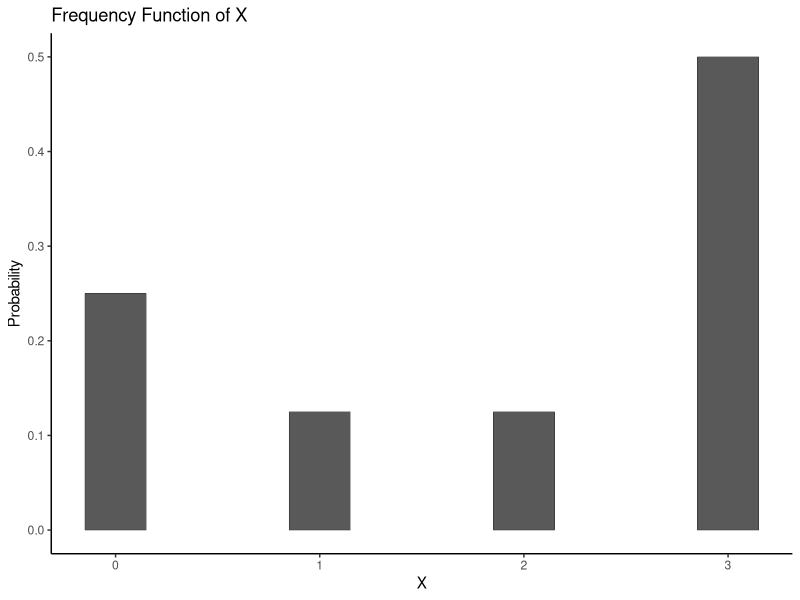
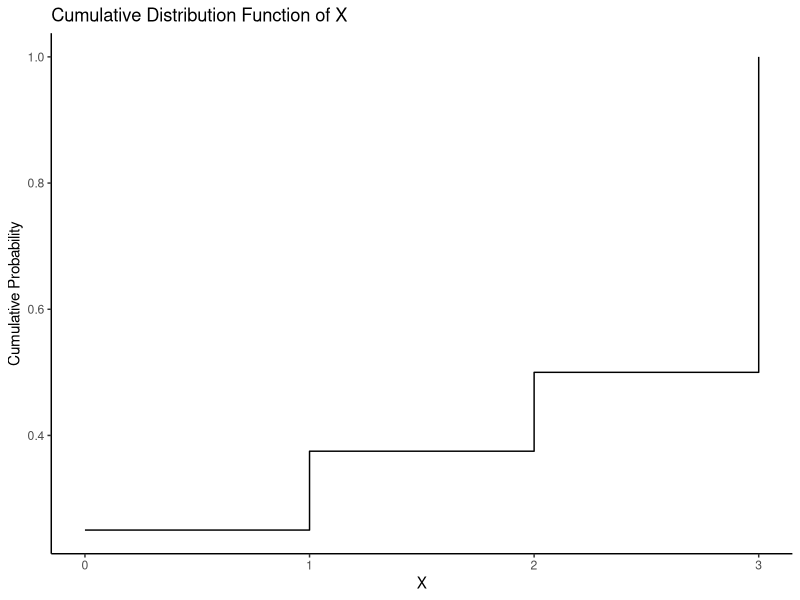
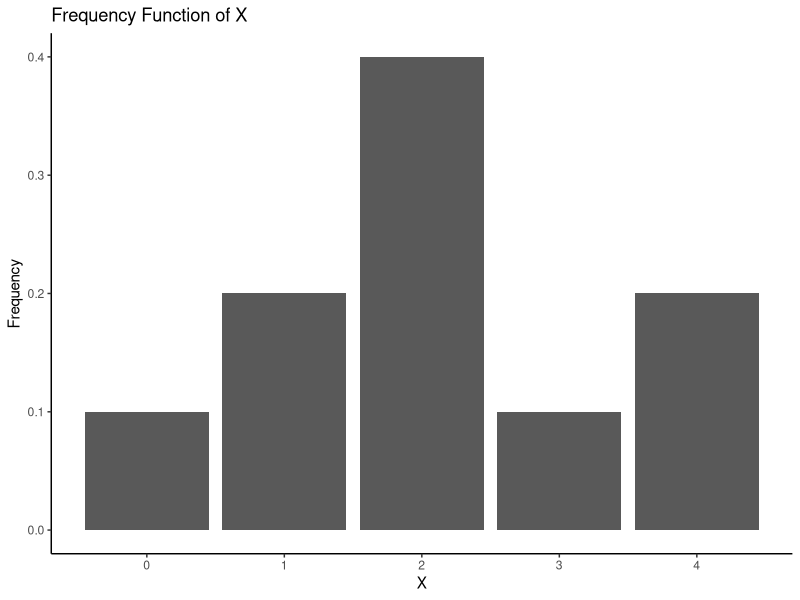
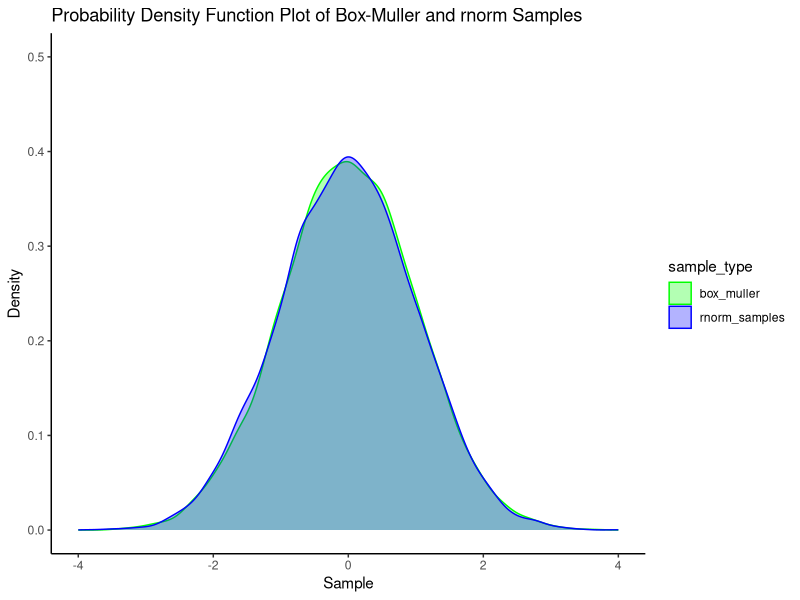
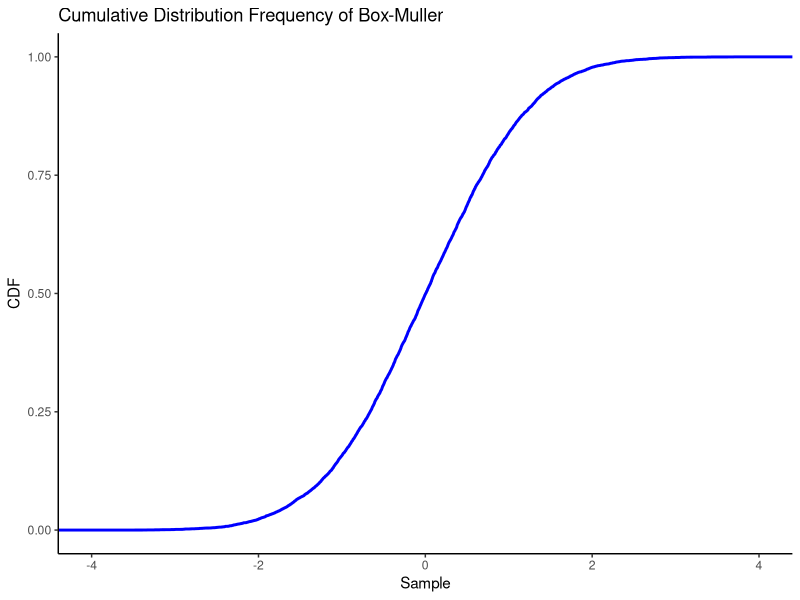
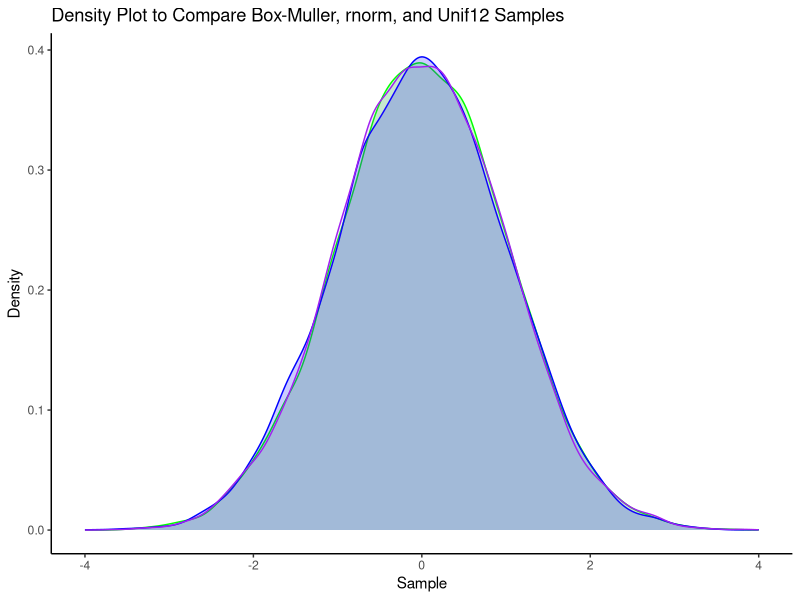
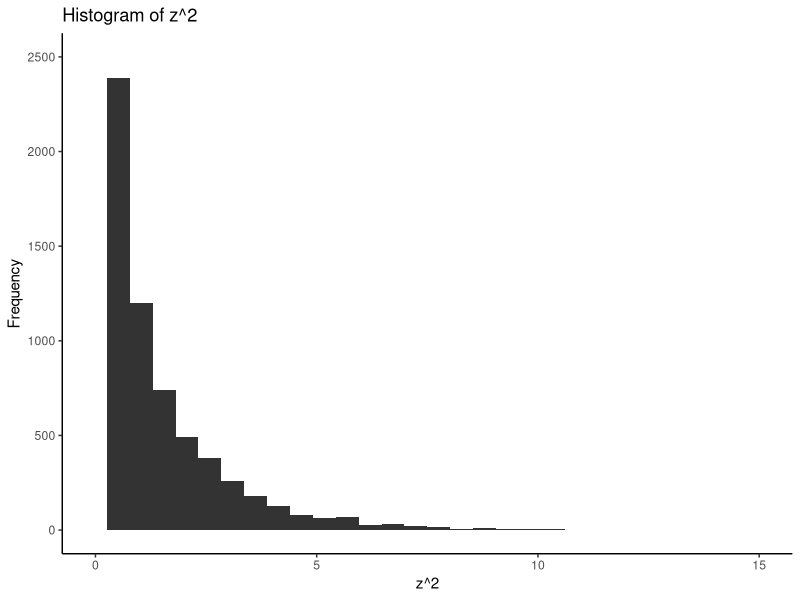
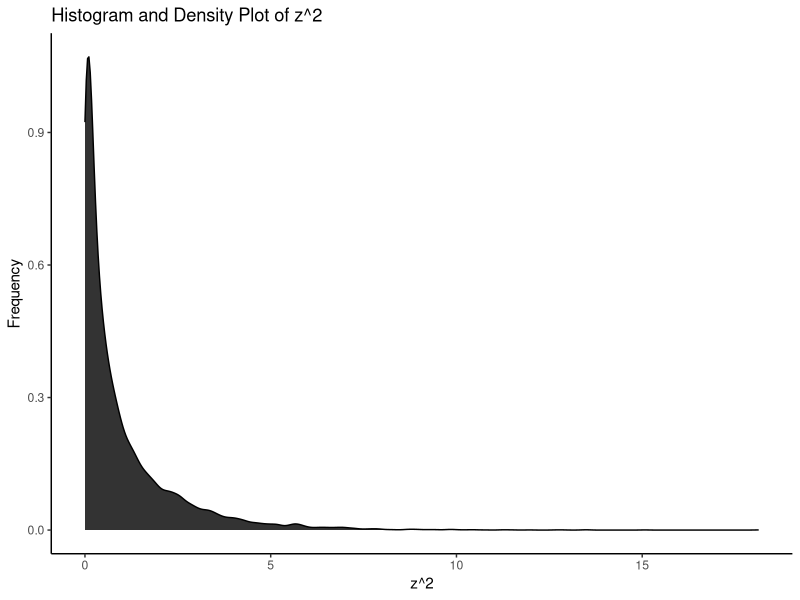

Here is the R script that generated these plots, in order:
## ---- chunk 1
knitr::opts_chunk$set(echo = F, message = F, warning = F, collapse = T)
library(tidyverse)
## ---- chunk 2
library(ggplot2)

#defining our variables
x <- c(0,1,2,3)
probability <- c(0.25, 0.125, 0.125, 0.5)
df <- data.frame(x, probability)

# plotting frequency function
ggplot(df, aes(x, probability)) + 
  geom_col(width=0.3, color="black", size=0.1) +
  xlab("X") +
  ylab("Probability") +
  ggtitle("Frequency Function of X") +
  theme_classic()

# plotting cumulative distribution function
df$cumulative_probability <- cumsum(probability)

ggplot(df, aes(x, cumulative_probability)) + 
  geom_step(color="black", size=0.5) +
  xlab("X") +
  ylab("Cumulative Probability") +
  ggtitle("Cumulative Distribution Function of X") +
  theme_classic()

## ---- chunk 3
X = seq(0,5)
cdf = c(0,0.1,0.3,0.7,0.8,1.0)
n = 200
`Cumulative Frequency` = cdf*n
tibble(X,`Cumulative Frequency`) |> knitr::kable() |> kableExtra::kable_styling(full_width = F)
## ---- chunk 4
X = seq(0,5)
cdf = c(0,0.1,0.3,0.7,0.8,1.0)
n = 200
`Cumulative Frequency` = cdf*n

# cumulative distribution function = cdf
frequency = diff(cdf) # subtract consecutive values in cdf
df = data.frame(X[-length(X)], frequency) 

# plotting the frequency function
ggplot(df, aes(X[-length(X)], y = frequency)) +
  geom_bar(stat = "identity") +
  xlab("X") +
  ylab("Frequency") +
  ggtitle("Frequency Function of X") +
  theme_classic()

## ---- chunk 5
#using identical results FALSE
pi_user = 3.14159
identical(pi_user, pi)

#using identical results in Mean relative difference: 8.446646e-07
all.equal(pi_user, pi)

#using identical results in TRUE
all.equal(pi_user, pi, tolerance = 1e-5)
## ---- chunk 6
a <- 9
x <- 1:12

match(a, x) # results in 9
min(which(x == a)) # results in 9
x %in% 4 # reports 1 instance of true, and 11 instances of FALSE
x %in% c(5, 10) # 2 instances of true and 10 instances of FALSE

## ---- chunk 7
BoxMuller <- function(n){
  x1 <- runif(n, min = 0, max = 1) # 1st random variable
  x2 <- runif(n, min = 0, max = 1) # 2nd random variable
  x1_trans <- sqrt(-2*log(x1))*cos(2*pi*x2) # 1st random variable transformed for 
  x2_trans <- sqrt(-2*log(x1))*sin(2*pi*x2) # 2nd random variable transformed
  c(x1_trans, x2_trans)[1:n] # return n elements
}

mean(BoxMuller(500))
var(BoxMuller(500)) 

## ---- chunk 8
library(tidyr) # for pivot_longer function to change dat from wide to long format
n <- 10000 # set 10,000 random samples
box_muller <- BoxMuller(n) # output of Box-Muller function
rnorm_samples <- rnorm(n) # output of rnorm

df <- data.frame(box_muller, rnorm_samples) %>% # need to make df for pivot_longer
pivot_longer(cols = c(box_muller, rnorm_samples), names_to = "sample_type", values_to = "value")

ggplot(df, aes(x = value, fill = sample_type, color = sample_type)) + 
  geom_density(alpha = 0.3) +
  xlab("Sample") +
  scale_x_continuous(limits = c(-4,4)) + # setting the x axis
  ylab("Density") +
  scale_y_continuous(limits = c(0,0.5)) + # setting the y axis
  scale_fill_manual(values = c("green", "blue")) +
  scale_color_manual(values = c("green", "blue")) +
  ggtitle("Probability Density Function Plot of Box-Muller and rnorm Samples") +
  theme_classic()

## ---- chunk 9
ggplot(data = NULL, aes(x = box_muller)) +
  stat_ecdf(aes(box_muller), color = "blue", size = 1) + #CDF of Box muller output
  scale_x_continuous(limits = c(-4,4)) +
  scale_y_continuous(limits = c(0,1)) +
  xlab("Sample") + 
  ylab("CDF") +
  ggtitle("Cumulative Distribution Frequency of Box-Muller") +
  theme_classic()
## ---- chunk 10
# creating function
Unif12 = function(n) {
  unif12_samples <- runif(12 * n, min = -0.5, max = 0.5)
  sum <- rowSums(matrix(unif12_samples, ncol = 12))
  return(sum)
}

# plot to visually compare densities
n <- 10000
sum <- Unif12(n)
sum

ggplot() + 
  geom_density(aes(box_muller), color = "green", fill = "green", alpha = 0.2) +
  geom_density(aes(rnorm_samples), color = "blue", fill = "blue", alpha = 0.2) +
  geom_density(aes(sum), color = "purple", fill = "purple", alpha = 0.1) +
  scale_x_continuous(limits = c(-4,4)) +
  xlab("Sample") + 
  ylab("Density") +
  ggtitle("Density Plot to Compare Box-Muller, rnorm, and Unif12 Samples") +
  theme_classic()
## ---- chunk 11
n = 10000
z <- rnorm(n, mean = 0, sd = 1)
z_squared <- z^2

# plotting histogram for chi-sqr
ggplot(data.frame(z_squared), aes(z_squared)) + 
  geom_histogram(fill = "black", alpha = 0.8, bins = 30) + 
  xlab("z^2") + 
  ylab("Frequency") +
  ggtitle("Histogram of z^2") +
  scale_y_continuous(limits = c(0,2500)) +
  scale_x_continuous(limits = c(0,15)) +
  theme_classic()

# compare to geom_density plot
ggplot(data.frame(z_squared), aes(x = z_squared)) + 
  geom_density(fill = "black", alpha = 0.8) + 
  xlab("z^2") + 
  ylab("Frequency") +
  ggtitle("Histogram and Density Plot of z^2") +
  theme_classic()
## ---- chunk 12

# Simulating 200 samples
n = 200
n_rnorm = rnorm(n) # N(0,1)
ecdf_200 <- ecdf(n_rnorm) # using ECDF
ecdf_func = ecdf(n_rnorm)
ecdf_vals <- ecdf_func(n_rnorm) 
p_norm_vals <- pnorm(n_rnorm) # using pnorm

# comparing ECDF and CDF at 200 samples
plot(n_rnorm,ecdf_vals, col = "black", title("Comparison of ECDF and pnorm at 200 samples"))
par(new=TRUE)
plot(n_rnorm, p_norm_vals, col = "blue", title("Comparison of ECDF and pnorm at 200 samples"))

n = 10000
n_rnorm = rnorm(n) # N(0,1)
ecdf_10000 <- ecdf(n_rnorm) # using ECDF
ecdf_func = ecdf(n_rnorm)
ecdf_vals <- ecdf_func(n_rnorm) 
p_norm_vals <- pnorm(n_rnorm) # using pnorm

# comparing ECDF and CDF at 200 samples
plot(n_rnorm,ecdf_vals, col = "black", title("Comparison of ECDF and pnorm at 10000 samples"))
par(new=TRUE)
plot(n_rnorm,p_norm_vals, col = "blue", title("Comparison of ECDF and pnorm at 10000 samples"))

       
